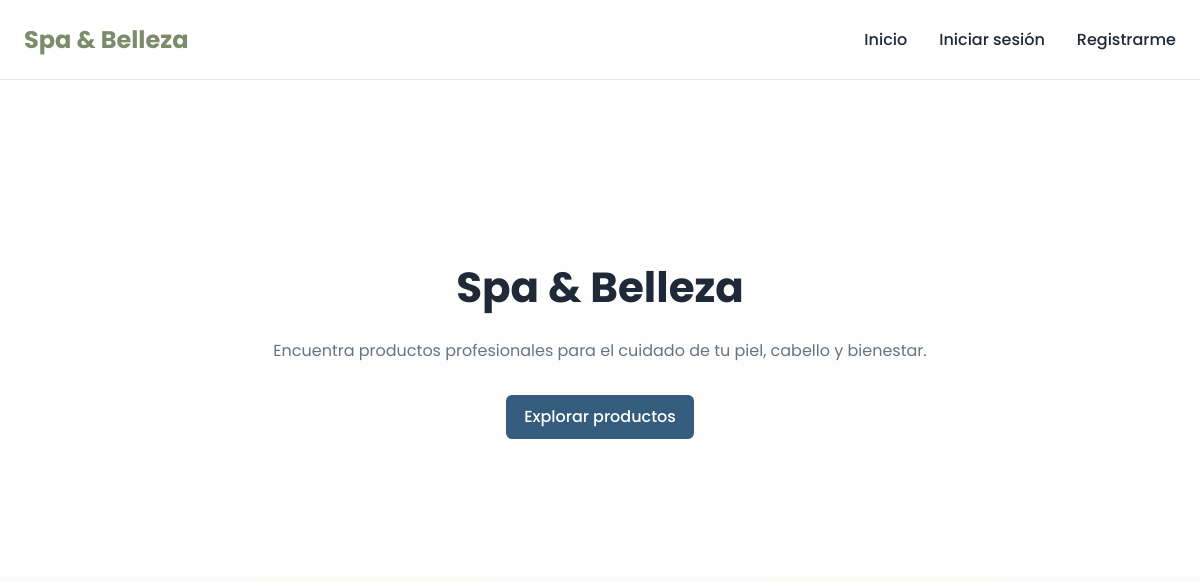
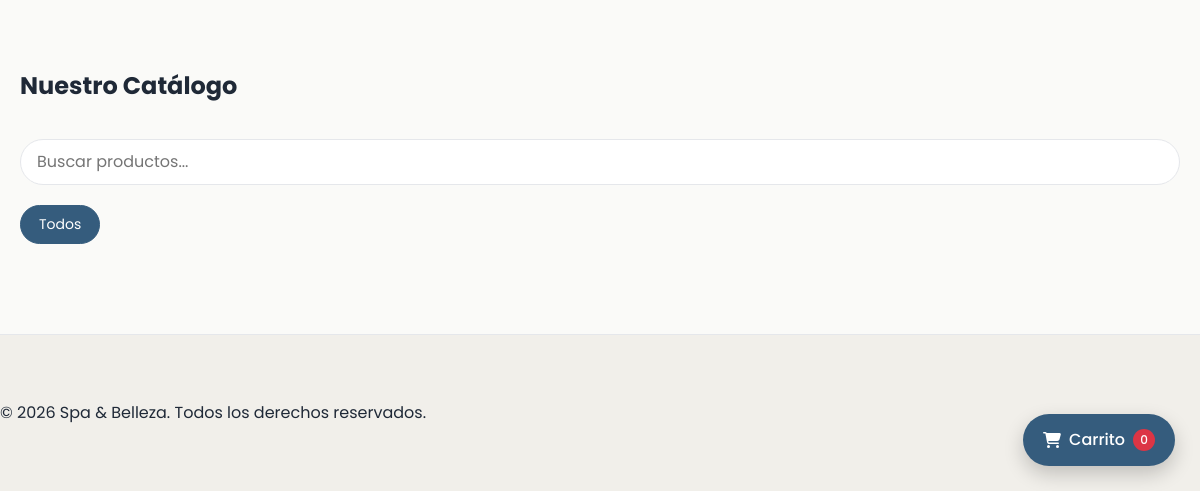
The page /index.php?controller=clienteProd&action=catalogo on the database as committed earlier (2 pictures, top to bottom).
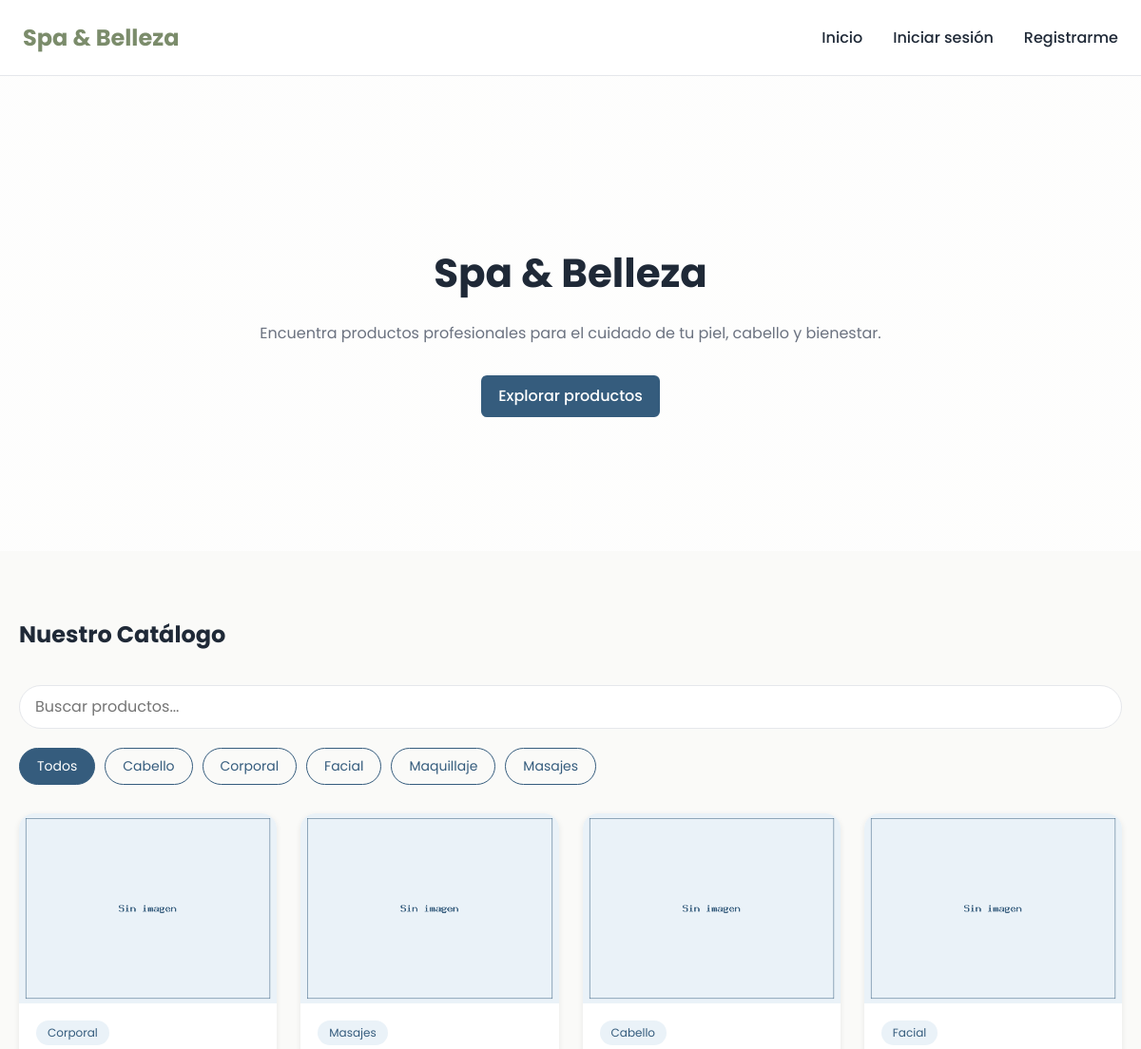
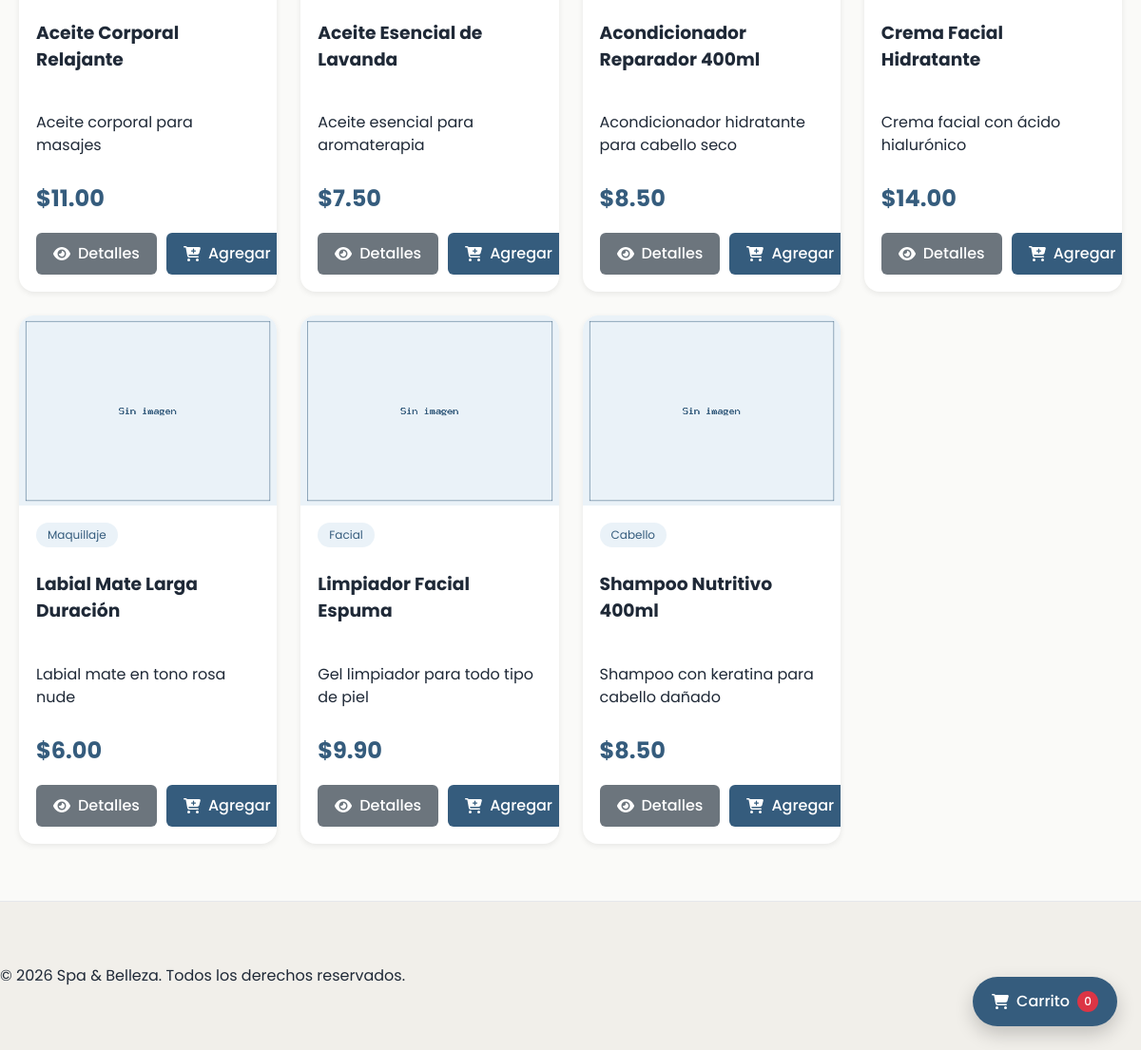
The same page on the database as committed later (2 pictures, top to bottom).
### tables this page shows
CREATE TABLE categorias_producto (
    id_categoria_producto INT AUTO_INCREMENT PRIMARY KEY,
    nombre_categoria      VARCHAR(100) NOT NULL UNIQUE,
    descripcion           VARCHAR(200) NULL,
    estado                TINYINT(1)   NOT NULL DEFAULT 1
);

CREATE TABLE productos (
    id_producto            INT AUTO_INCREMENT PRIMARY KEY,
    id_categoria_producto  INT NOT NULL,
    nombre                 VARCHAR(100) NOT NULL,
    descripcion            TEXT NULL,
    precio                 DECIMAL(10,2) NOT NULL,
    stock                  INT NOT NULL DEFAULT 0,
    disponibilidad         TINYINT(1) NOT NULL DEFAULT 1,
    imagen                 VARCHAR(255) NULL,
    CONSTRAINT fk_productos_categoria
        FOREIGN KEY (id_categoria_producto) REFERENCES categorias_producto(id_categoria_producto)
        ON UPDATE CASCADE ON DELETE RESTRICT
);

### controllers/cliente/ClienteProdController.php (called while the page is built, shortened)
<?php
require_once "models/dao/producto/ProductoDAO.php";
class ClienteProdController
{
    private ProductoDAO $productoDAO;
    public function __construct()
    {
        $this->productoDAO = new ProductoDAO();
    }
    public function catalogo()
    {
        $productos = $this->productoDAO->listar();
        $categorias = $this->productoDAO->listarCategorias();
        require_once "views/cliente/producto-compra/catalogoProd.php";
    }
}

### index.php (called while the page is built, shortened)
<?php
$action = $_GET['action'] ?? 'inicio';
$controller = new $controllerName();
$controller->$action();

### models/dao/producto/ProductoDAO.php (called while the page is built, shortened)
<?php
require_once "config/Database.php";
class ProductoDAO
{
    private PDO $cn;
    public function __construct(?PDO $conexion = null)
    {
        if($conexion !== null){
        $this->cn = $conexion;
        } else {
            $db = new Database();
            $this->cn = $db->conectar();
        }
    }
    public function listar()
    {
        $sql = "SELECT
                p.*,
                c.nombre_categoria
                FROM productos p
                INNER JOIN categorias_producto c
                ON p.id_categoria_producto = c.id_categoria_producto
                ORDER BY p.nombre";
                $stmt = $this->cn->prepare($sql);
                $stmt->execute();
                return $stmt->fetchAll(PDO::FETCH_ASSOC);
    }
    public function listarCategorias(): array
    {
        $sql = "SELECT id_categoria_producto,
                nombre_categoria
                FROM categorias_producto
                WHERE estado=1
                ORDER BY nombre_categoria;";
        $stmt = $this->cn->prepare($sql);
        $stmt->execute();
        return $stmt->fetchAll(PDO::FETCH_ASSOC);
    }
}

### config/Database.php (called while the page is built)
<?php
class Database
{
    private string $host = "localhost";
    private string $dbname = "spa_belleza";
    private string $user = "root";
    private string $password = "";
    public function conectar(): PDO
    {
        return new PDO(
            "mysql:host={$this->host};dbname={$this->dbname};charset=utf8mb4",
            $this->user,
            $this->password,
            [
                PDO::ATTR_ERRMODE            => PDO::ERRMODE_EXCEPTION,
                PDO::ATTR_DEFAULT_FETCH_MODE => PDO::FETCH_ASSOC,
                PDO::ATTR_EMULATE_PREPARES   => false
            ]
        );
    }
}

### views/cliente/producto-compra/catalogoProd.php (the view, shortened to what this page needs)
<?php
$pageStyles = "assets/css/catalogo.css";
require_once "views/layouts/header_publico.php";
?>
<main>
    <section class="hero">
        <div class="hero-content">
            <h1>
                Spa & Belleza
            </h1>
            <p>
                Encuentra productos profesionales para el cuidado
                de tu piel, cabello y bienestar.
            </p>
            <a
            href="#catalogo"
            class="btn btn-primary">
                Explorar productos
            </a>
        </div>
    </section>
    <button
    id="btnCarrito"
    class="carrito-flotante"
    type="button">
        <i class="fa-solid fa-cart-shopping"></i>
        <span>
            Carrito
        </span>
        <span
        id="contadorCarrito"
        class="contador">
            0
        </span>
    </button>
    <section
    class="catalogo-header"
    id="catalogo">
        <h2>
            Nuestro Catálogo
        </h2>
        <input
        type="text"
        id="buscarProducto"
        placeholder="Buscar productos...">
    </section>
    <section class="filtros">
        <button
        class="btnCategoria activo"
        data-id="0">
            Todos
        </button>
        <?php foreach($categorias as $c): ?>
            <button
            class="btnCategoria"
            data-id="<?= $c["id_categoria_producto"] ?>">
                <?= htmlspecialchars($c["nombre_categoria"]) ?>
            </button>
        <?php endforeach; ?>
    </section>
    <section
    class="catalogo-grid"
    id="catalogoGrid">
    <?php foreach($productos as $p): ?>
        <article class="producto-card">
            <img
            src="<?= !empty($p["imagen"])
                ? htmlspecialchars($p["imagen"])
                : "assets/img/no-image.png" ?>"
            alt="<?= htmlspecialchars($p["nombre"]) ?>">
            <div class="producto-info">
                <span class="categoria">
                    <?= htmlspecialchars($p["nombre_categoria"]) ?>
                </span>
                <h3>
                    <?= htmlspecialchars($p["nombre"]) ?>
                </h3>
                <p>
                    <?= htmlspecialchars($p["descripcion"]) ?>
                </p>
                <div class="precio">
                    $<?= number_format($p["precio"],2) ?>
                </div>
                <div class="acciones-producto">
                    <a
                    class="btn btn-secondary"
                    href="index.php?controller=clienteProd&action=detalle&id=<?= $p["id_producto"] ?>">
                        <i class="fa-solid fa-eye"></i>
                        Detalles
                    </a>
                    <button
                    class="btn btn-primary btnAgregarCarrito"
                    data-id="<?= $p["id_producto"] ?>"
                    type="button">
                        <i class="fa-solid fa-cart-plus"></i>
                        Agregar
                    </button>
                </div>
            </div>
        </article>
    <?php endforeach; ?>
    </section>
</main>
<?php
require_once "views/layouts/footer.php";
?>

### views/layouts/header_publico.php (shortened to what this page needs)
<!DOCTYPE html>
<html lang="es">
<head>
    <link rel="stylesheet"
        href="https://cdnjs.cloudflare.com/ajax/libs/font-awesome/6.7.2/css/all.min.css">
    <link rel="stylesheet" href="assets/css/design-system/variables.css">
    <link rel="stylesheet" href="assets/css/design-system/components.css">
    <link rel="stylesheet" href="assets/css/design-system/client.css">
    <?php
    if (isset($pageStyles)) {
        echo '<link rel="stylesheet" href="' . htmlspecialchars($pageStyles) . '">';
    }
    ?>
</head>
<body>
    <nav class="navbar">
        <a href="index.php?controller=sitio&action=inicio" class="logo">Spa & Belleza</a>
        <ul class="nav-menu">
            <li><a href="index.php?controller=sitio&action=inicio">Inicio</a></li>
            <?php if (isset($_SESSION['usuario'])): ?>
                <?php if (in_array($_SESSION['usuario']['nombre_rol'], ['Administrador', 'Colaborador'], true)): ?>
                    <li><a href="index.php?controller=admin&action=dashboard">Panel Administrativo</a></li>
                <?php else: ?>
                    <li><a href="index.php?controller=area-cliente&action=inicio">Mi Cuenta</a></li>
                <?php endif; ?>
                <li><a href="index.php?controller=auth&action=logout">Cerrar sesión</a></li>
            <?php else: ?>
                <li><a href="index.php?controller=auth&action=login">Iniciar sesión</a></li>
                <li><a href="index.php?controller=auth&action=registro">Registrarme</a></li>
            <?php endif; ?>
        </ul>
    </nav>

### views/layouts/footer.php (shortened to what this page needs)
<footer class="footer">
    <p>&copy; <?= date('Y'); ?> Spa & Belleza. Todos los derechos reservados.</p>
</footer>
</body>
</html>

### assets/css/design-system/variables.css (style rules this page uses)
:root { --color-primary: #355C7D; --color-primary-hover: #2B4A63; --color-primary-light: #EAF2F8; --color-secondary: #6C757D; --color-secondary-hover: #5A6268; --color-success: #28A745; --color-success-light: #D4EDDA; --color-danger: #DC3545; --color-danger-light: #F8D7DA; --color-warning: #F0AD4E; --color-warning-light: #FFF3CD; --color-info: #17A2B8; --color-info-light: #D1ECF1; --bg-body: #F5F7FA; --bg-surface: #FFFFFF; --bg-sidebar: #27374D; --bg-sidebar-hover: #355C7D; --bg-sidebar-active: #4F709C; --text-primary: #1F2937; --text-secondary: #6B7280; --text-muted: #9CA3AF; --text-white: #FFFFFF; --border-color: #E5E7EB; --font-family: 'Poppins', sans-serif; --font-size-xs: 12px; --font-size-sm: 14px; --font-size-md: 16px; --font-size-lg: 18px; --font-size-xl: 24px; --font-size-2xl: 32px; --font-light: 300; --font-regular: 400; --font-medium: 500; --font-semibold: 600; --font-bold: 700; --line-height: 1.5; --radius-sm: 6px; --radius-md: 10px; --radius-lg: 16px; --radius-xl: 24px; --radius-pill: 999px; --space-1: 4px; --space-2: 8px; --space-3: 12px; --space-4: 16px; --space-5: 20px; --space-6: 24px; --space-7: 32px; --space-8: 40px; --space-9: 48px; --space-10: 64px; --shadow-sm: 0 2px 6px rgba(0,0,0,.08); --shadow-md: 0 6px 16px rgba(0,0,0,.10); --shadow-lg: 0 12px 24px rgba(0,0,0,.15); --transition-fast: .2s ease; --transition-normal: .3s ease; --transition-slow: .5s ease; --sidebar-width: 250px; --navbar-height: 70px; --container-width: 1200px; --z-dropdown: 100; --z-sticky: 200; --z-sidebar: 300; --z-modal: 500; --z-toast: 700; }

### assets/css/design-system/components.css (style rules this page uses)
*, *::before, *::after { box-sizing:border-box; }
html { scroll-behavior:smooth; }
body { margin:0; padding:0; background:var(--bg-body); color:var(--text-primary); font-family:var(--font-family); font-size:var(--font-size-md); line-height:var(--line-height); }
img { max-width:100%; display:block; }
a { color:inherit; text-decoration:none; }
button, input, select, textarea { font:inherit; }
.btn { display:inline-flex; align-items:center; justify-content:center; gap:8px; padding:10px 18px; border:none; border-radius:var(--radius-sm); cursor:pointer; transition:var(--transition-fast); font-weight:var(--font-medium); }
.btn-primary { background:var(--color-primary); color:var(--text-white); }
.btn-secondary { background:var(--color-secondary); color:var(--text-white); }
input, select, textarea { width:100%; padding:10px 14px; border:1px solid var(--border-color); border-radius:var(--radius-sm); background:white; transition:var(--transition-fast); }

### assets/css/design-system/client.css (style rules this page uses)
body { background: #FAFAF8; }
.navbar { height:80px; background:white; display:flex; justify-content:space-between; align-items:center; padding:0 var(--space-6); border-bottom:1px solid var(--border-color); }
.logo { font-size:var(--font-size-xl); font-weight:var(--font-bold); color:#7B8C6B; }
.nav-menu { display:flex; gap:32px; list-style:none; margin:0; padding:0; }
.nav-menu a { font-weight:var(--font-medium); transition:var(--transition-fast); }
.hero { min-height:500px; display:flex; align-items:center; justify-content:center; text-align:center; padding:80px 20px; background:linear-gradient( rgba(255,255,255,.70), rgba(255,255,255,.70) ); }
.hero-content { max-width:700px; }
.hero h1 { font-size:42px; margin-bottom:20px; }
.hero p { color:var(--text-secondary); margin-bottom:32px; }
.footer { background:#F1EFEA; padding:50px 0; border-top:1px solid var(--border-color); }

Rows that differ between the two databases and show on the page:
added categorias_producto: nombre_categoria "Cabello"
added categorias_producto: nombre_categoria "Corporal"
added categorias_producto: nombre_categoria "Facial"
added categorias_producto: nombre_categoria "Maquillaje"
added categorias_producto: nombre_categoria "Masajes"
added productos: id_categoria_producto.nombre_categoria "Corporal", nombre "Aceite Corporal Relajante", descripcion "Aceite corporal para masajes", precio "11.00"
added productos: id_categoria_producto.nombre_categoria "Masajes", nombre "Aceite Esencial de Lavanda", descripcion "Aceite esencial para aromaterapia", precio "7.50"
added productos: id_categoria_producto.nombre_categoria "Cabello", nombre "Acondicionador Reparador 400ml", descripcion "Acondicionador hidratante para cabello seco", precio "8.50"
added productos: id_categoria_producto.nombre_categoria "Facial", nombre "Crema Facial Hidratante", descripcion "Crema facial con ácido hialurónico", precio "14.00"
added productos: id_categoria_producto.nombre_categoria "Maquillaje", nombre "Labial Mate Larga Duración", descripcion "Labial mate en tono rosa nude", precio "6.00"
added productos: id_categoria_producto.nombre_categoria "Facial", nombre "Limpiador Facial Espuma", descripcion "Gel limpiador para todo tipo de piel", precio "9.90"
added productos: id_categoria_producto.nombre_categoria "Cabello", nombre "Shampoo Nutritivo 400ml", descripcion "Shampoo con keratina para cabello dañado", precio "8.50"
